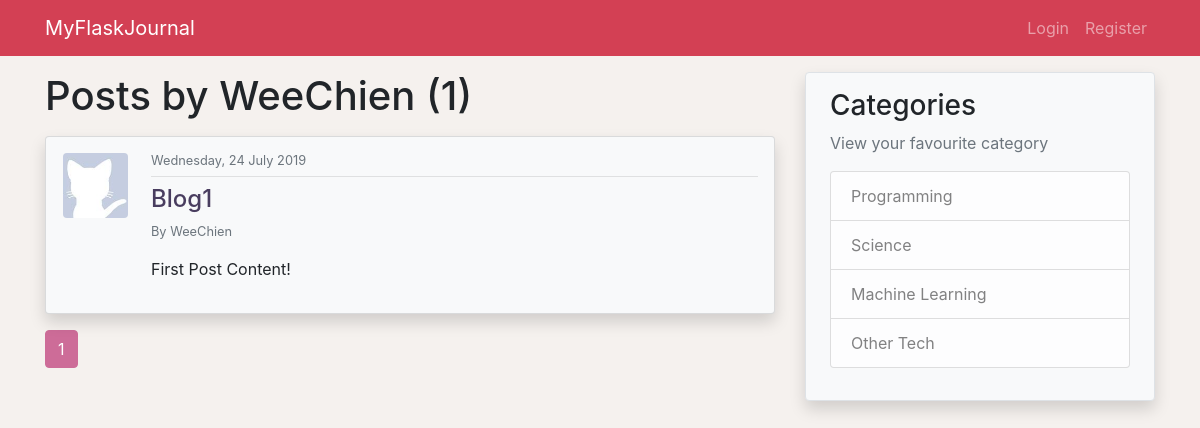
Page /user/WeeChien on the earlier database version.
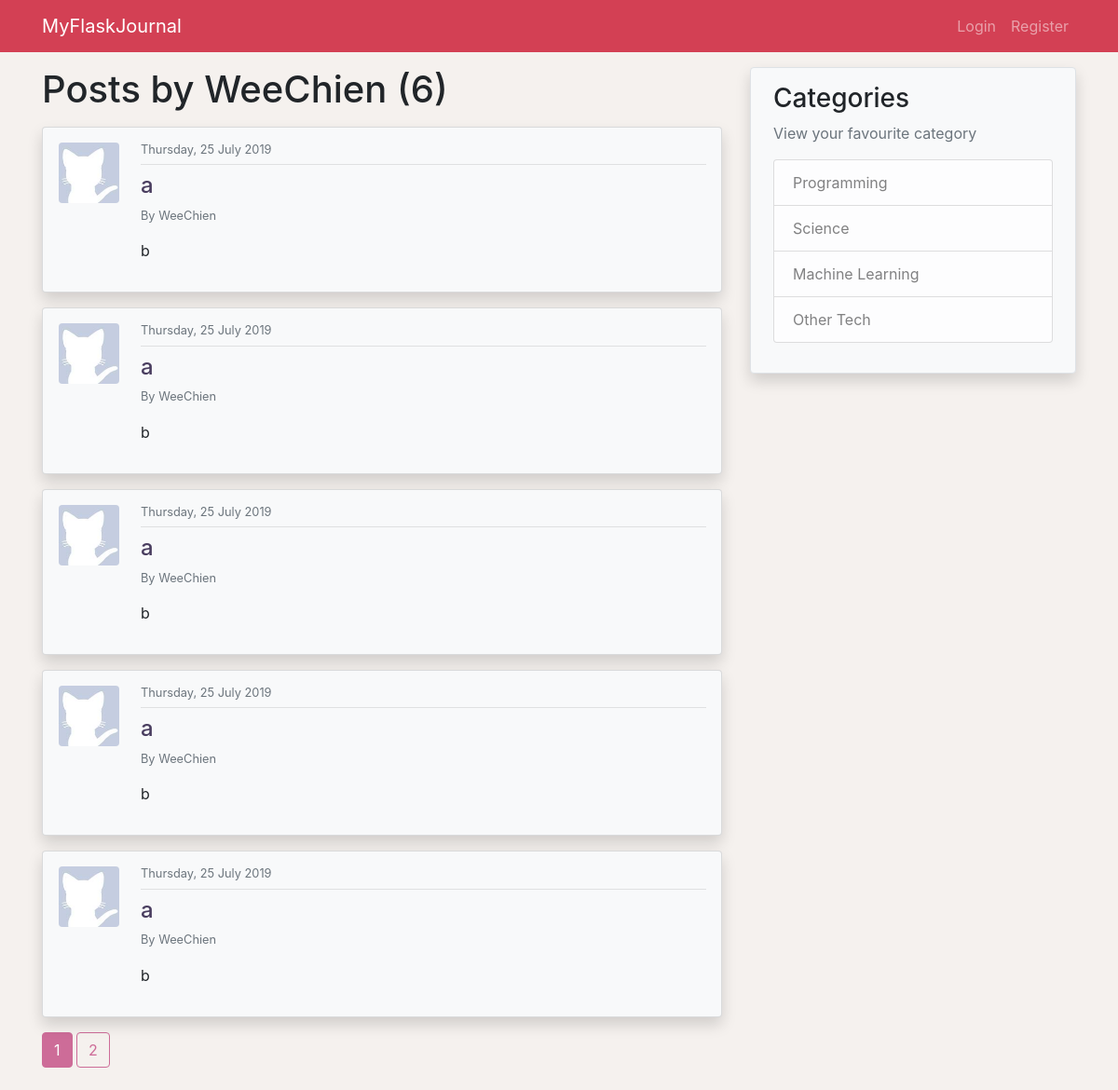
Same page on the later database version.
### application/models.py (models this page shows, shortened)
class Post(db.Model):
    id = db.Column(db.Integer, primary_key=True)
    title = db.Column(db.String(100), nullable=False)
    date_posted = db.Column(db.DateTime, nullable=False,
                            default=datetime.utcnow)
    content = db.Column(db.Text, nullable=False)
    category = db.Column(db.String(100), nullable=False)
    user_id = db.Column(db.Integer, db.ForeignKey('user.id'), nullable=False)

class User(db.Model, UserMixin):
    id = db.Column(db.Integer, primary_key=True)
    username = db.Column(db.String(20), unique=True, nullable=False)
    email = db.Column(db.String(120), unique=True, nullable=False)
    image_file = db.Column(db.String(20), nullable=False,
                           default='default.jpg')
    password = db.Column(db.String(60), nullable=False)
    posts = db.relationship('Post', backref='author', lazy=True)

### application/users/routes.py (the view)
@users.route('/user/<string:username>')
def user_posts(username):
    page = request.args.get('page', 1, type=int)
    user = User.query.filter_by(username=username).first_or_404()
    posts = Post.query\
        .filter_by(author=user)\
        .order_by(Post.date_posted.desc())\
        .paginate(page=page, per_page=5)
    return render_template('user_posts.html', posts=posts, user=user)

### application/templates/user_posts.html
{% extends 'layout.html' %}
{% block content %}
    <h1 class="mb-3">Posts by {{ user.username }} ({{ posts.total }})</h1>
    {% for post in posts.items %}
        <div class="card mb-3 p-3 shadow bg-light">
            <div class="row">
                <div class="ml-3 mb-3 pr-2">
                    <img src="{{ url_for('static', filename='profile_pics/' + post.author.image_file) }}" class="post-img rounded mx-md-auto d-block">
                </div>
                <div class="col">
                    <h6 class="mb-2 text-muted small">{{ post.date_posted.strftime('%A, %d %B %Y')}}</h6>
                    <hr class="my-2">
                    <h4 class="post-title">
                        <a class="clean-a" href="{{ url_for('posts.post', post_id=post.id) }}">{{ post.title }}</a>
                    </h4>
                    <div class="text-muted small mb-3">
                        <a class="clean-a" href="{{ url_for('users.user_posts', username=post.author.username) }}">By {{ post.author.username }}</a>
                    </div>
                    <p class="post-content">{{ post.content }}</p>
                </div>
            </div>
        </div>
    {% endfor %}
    {% for page_num in posts.iter_pages(left_edge=1, right_edge=1, left_current=1, right_current=2) %}
        {% if page_num %}
            {% if page_num == posts.page %}
                <a href="{{ url_for('users.user_posts', username=user.username, page=page_num) }}" class="btn btn-info mb-4">{{ page_num }}</a>
            {% else %}
                <a href="{{ url_for('users.user_posts', username=user.username, page=page_num) }}" class="btn btn-outline-info mb-4">{{ page_num }}</a>
            {% endif %}
        {% else %}
            ...
        {% endif %}
    {% endfor %}
{% endblock %}

Differences in the rows shown:
no longer on this page (row edited): Post: image_file (placeholder picture), date_posted "Wednesday, 24 July 2019", title "Blog1", author.username "WeeChien", content "First Post Content!"
added Post: image_file (placeholder picture), date_posted "Thursday, 25 July 2019", title "a", author.username "WeeChien", content "b"
added Post: image_file (placeholder picture), date_posted "Thursday, 25 July 2019", title "a", author.username "WeeChien", content "b"
added Post: image_file (placeholder picture), date_posted "Thursday, 25 July 2019", title "a", author.username "WeeChien", content "b"
added Post: image_file (placeholder picture), date_posted "Thursday, 25 July 2019", title "a", author.username "WeeChien", content "b"
added Post: image_file (placeholder picture), date_posted "Thursday, 25 July 2019", title "a", author.username "WeeChien", content "b"
Other differences:
{{ posts.total }}: "1" → "6"
new list line: "2"
